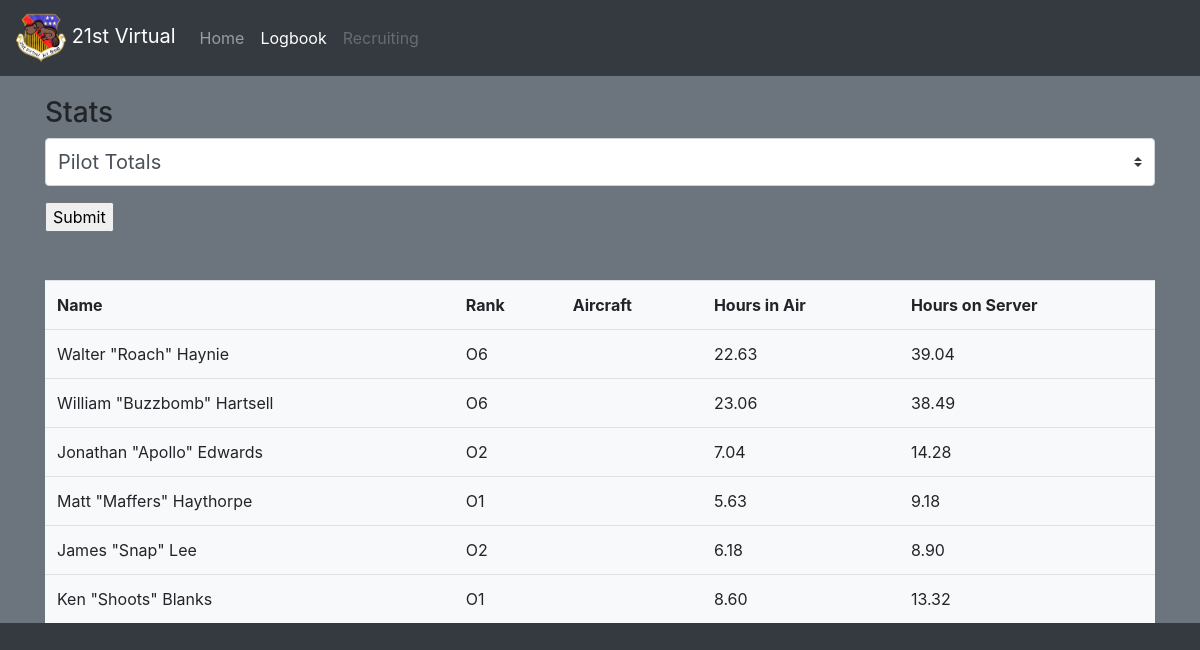
Screenshot of /stats/ with the database file from the repository.
### stats/models.py (models this page shows)
class Rank(models.Model):
	rank_choices = (
		("O1","O-1"),
		("O2","O-2"),
		("O3","O-3"),
		("O4","O-4"),
		("O5","O-5"),
		("O6","O-6")
		)
	rank = models.CharField(max_length=3,
		choices=rank_choices)
	AF_name = models.CharField(max_length = 30)
	Navy_name = models.CharField(max_length=30)
	def __str__(self):
		return self.rank

### stats/views.py (the view)
# urls.py: path('stats/', stats.views.stats, name='stats'),
def stats(request):
	pilots = Pilot.objects.all()
	totals = []
	for pilot in pilots:
		x = PilotTotal(pilot.clientid)
		totals.append(x)
	for x in totals:
		print(x.name)
	return render(request, 'stats/stats.html', {'pilots':pilots, 'totals':totals,})

### stats/models.py (called while the page is built)
	def __str__(self):
		return f'{self.f_name} "{self.callsign}" {self.l_name}'

### stats/templates/stats/stats.html (shortened to what this page needs)
<!doctype html>
<html lang="en">
<div class="bg-secondary">
  <head>
    {% load static %}
     <link rel="stylesheet" href="https://stackpath.bootstrapcdn.com/bootstrap/4.1.1/css/bootstrap.min.css">
  </head>
  <body class="bg-dark">
    <header>
      <nav class="navbar navbar-expand-md navbar-dark fixed-top bg-dark">
        <a class="navbar-brand" href="{% url 'home' %}"><img src="{% static '21logo.png' %}" width=50> 21st Virtual</a>
        <div class="collapse navbar-collapse" id="navbarCollapse">
          <ul class="navbar-nav mr-auto">
            <li class="nav-item">
              <a class="nav-link" href="#">Home <span class="sr-only">(current)</span></a>
            </li>
            <li class="nav-item active">
              <a class="nav-link" href="{% url 'stats' %}">Logbook</a>
            </li>
            <li class="nav-item">
              <a class="nav-link disabled" href="#">Recruiting</a>
            </li>
          </ul>
        </div>
      </nav>
    </header>
    <br>
    <br>
    <br>
    <br>
    <main>
    <div class="container">
      <form action="{% url 'pilot_stats' %}">
        <h3>Stats</h3>
        <select name='clientid' class="custom-select custom-select-lg mb-3">
          <option selected>Pilot Totals</option>
        </select>
        <input type="submit" value="Submit" />
      </form>
      <table class="table mt-5 bg-light">
        <tr>
            <th>Name</th>
            <th>Rank</th>
            <th>Aircraft</th>
            <th>Hours in Air</th>
            <th>Hours on Server</th>
        </tr>
        {% for x in totals %}
        <tr>
          <td>{{ x.name }}</td>
          <td>{{ x.rank }}</td>
          <td>{{ x.aircraft }}</td>
          <td>{{ x.in_air_hr|floatformat:2 }}</td>
          <td>{{ x.total_hr|floatformat:2}} </td>
        </tr>
        {% endfor %}
    </div>
  </main>
  </body>
  </div>
</html>

### rows the page displays
Rank: rank "O6" "O6"
Rank: rank "O2" "O2"
Rank: rank "O1" "O1"

### other values shown
{{ x.name }} "Walter \"Roach\" Haynie" "William \"Buzzbomb\" Hartsell" "Jonathan \"Apollo\" Edwards" "Matt \"Maffers\" Haythorpe" "James \"Snap\" Lee" "Ken \"Shoots\" Blanks"
{{ x.in_air_hr|floatformat:2 }} "22.63" "23.06" "7.04" "5.63" "6.18" "8.60"
{{ x.total_hr|floatformat:2 }} "39.04" "38.49" "14.28" "9.18" "8.90" "13.32"
